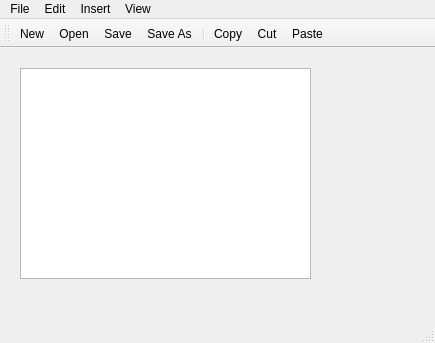
<?xml version="1.0" encoding="UTF-8"?>
<ui version="4.0">
 <class>MainWindow</class>
 <widget class="QMainWindow" name="MainWindow">
  <property name="geometry">
   <rect>
    <x>0</x>
    <y>0</y>
    <width>435</width>
    <height>343</height>
   </rect>
  </property>
  <property name="windowTitle">
   <string>MainWindow</string>
  </property>
  <widget class="QWidget" name="centralwidget">
   <widget class="QPlainTextEdit" name="plainTextEdit">
    <property name="geometry">
     <rect>
      <x>20</x>
      <y>20</y>
      <width>291</width>
      <height>211</height>
     </rect>
    </property>
   </widget>
  </widget>
  <widget class="QMenuBar" name="menubar">
   <property name="geometry">
    <rect>
     <x>0</x>
     <y>0</y>
     <width>435</width>
     <height>22</height>
    </rect>
   </property>
   <widget class="QMenu" name="menuFile">
    <property name="title">
     <string>File</string>
    </property>
    <addaction name="actionNew"/>
    <addaction name="actionOpen"/>
    <addaction name="actionSave"/>
    <addaction name="actionSave_As"/>
    <addaction name="separator"/>
    <addaction name="actionExit"/>
   </widget>
   <widget class="QMenu" name="menuEdit">
    <property name="title">
     <string>Edit</string>
    </property>
    <addaction name="actionCopy"/>
    <addaction name="actionCut"/>
    <addaction name="actionPaste"/>
    <addaction name="separator"/>
    <addaction name="actionSelect_All"/>
    <addaction name="actionSelect_None"/>
   </widget>
   <widget class="QMenu" name="menuInsert">
    <property name="title">
     <string>Insert</string>
    </property>
    <addaction name="actionAnimals"/>
    <addaction name="actionShapes"/>
    <addaction name="actionFood"/>
   </widget>
   <widget class="QMenu" name="menuView">
    <property name="title">
     <string>View</string>
    </property>
    <addaction name="actionToolbar_Top"/>
    <addaction name="actionToolbar_Bottom"/>
    <addaction name="actionToolbar_Left"/>
    <addaction name="actionToolbar_Right"/>
    <addaction name="actionToolbar_floatable"/>
    <addaction name="actionToolbar_moveble"/>
   </widget>
   <addaction name="menuFile"/>
   <addaction name="menuEdit"/>
   <addaction name="menuInsert"/>
   <addaction name="menuView"/>
  </widget>
  <widget class="QStatusBar" name="statusbar"/>
  <widget class="QToolBar" name="toolBar">
   <property name="windowTitle">
    <string>toolBar</string>
   </property>
   <attribute name="toolBarArea">
    <enum>TopToolBarArea</enum>
   </attribute>
   <attribute name="toolBarBreak">
    <bool>false</bool>
   </attribute>
   <addaction name="actionNew"/>
   <addaction name="actionOpen"/>
   <addaction name="actionSave"/>
   <addaction name="actionSave_As"/>
   <addaction name="separator"/>
   <addaction name="actionCopy"/>
   <addaction name="actionCut"/>
   <addaction name="actionPaste"/>
  </widget>
  <action name="actionNew">
   <property name="icon">
    <iconset resource="resources.qrc">
     <normaloff>:/files/images/new.png</normaloff>:/files/images/new.png</iconset>
   </property>
   <property name="text">
    <string>New</string>
   </property>
  </action>
  <action name="actionOpen">
   <property name="icon">
    <iconset resource="resources.qrc">
     <normaloff>:/files/images/open.png</normaloff>:/files/images/open.png</iconset>
   </property>
   <property name="text">
    <string>Open</string>
   </property>
  </action>
  <action name="actionSave">
   <property name="icon">
    <iconset resource="resources.qrc">
     <normaloff>:/files/images/save.png</normaloff>:/files/images/save.png</iconset>
   </property>
   <property name="text">
    <string>Save</string>
   </property>
  </action>
  <action name="actionSave_As">
   <property name="icon">
    <iconset resource="resources.qrc">
     <normaloff>:/files/images/saveas.png</normaloff>:/files/images/saveas.png</iconset>
   </property>
   <property name="text">
    <string>Save As</string>
   </property>
  </action>
  <action name="actionExit">
   <property name="text">
    <string>Exit</string>
   </property>
  </action>
  <action name="actionCopy">
   <property name="icon">
    <iconset resource="resources.qrc">
     <normaloff>:/files/images/copy.png</normaloff>:/files/images/copy.png</iconset>
   </property>
   <property name="text">
    <string>Copy</string>
   </property>
  </action>
  <action name="actionCut">
   <property name="icon">
    <iconset resource="resources.qrc">
     <normaloff>:/files/images/cut.png</normaloff>:/files/images/cut.png</iconset>
   </property>
   <property name="text">
    <string>Cut</string>
   </property>
  </action>
  <action name="actionPaste">
   <property name="icon">
    <iconset resource="resources.qrc">
     <normaloff>:/files/images/paste.png</normaloff>:/files/images/paste.png</iconset>
   </property>
   <property name="text">
    <string>Paste</string>
   </property>
  </action>
  <action name="actionSelect_All">
   <property name="icon">
    <iconset resource="resources.qrc">
     <normaloff>:/files/images/selectall.png</normaloff>:/files/images/selectall.png</iconset>
   </property>
   <property name="text">
    <string>Select All</string>
   </property>
  </action>
  <action name="actionSelect_None">
   <property name="icon">
    <iconset resource="resources.qrc">
     <normaloff>:/files/images/selectnone.png</normaloff>:/files/images/selectnone.png</iconset>
   </property>
   <property name="text">
    <string>Select None</string>
   </property>
  </action>
  <action name="actionAnimals">
   <property name="text">
    <string>Animals</string>
   </property>
  </action>
  <action name="actionShapes">
   <property name="text">
    <string>Shapes</string>
   </property>
  </action>
  <action name="actionFood">
   <property name="text">
    <string>Food</string>
   </property>
  </action>
  <action name="actionToolbar_Top">
   <property name="text">
    <string>Toolbar Top</string>
   </property>
  </action>
  <action name="actionToolbar_Bottom">
   <property name="text">
    <string>Toolbar Bottom</string>
   </property>
  </action>
  <action name="actionToolbar_Left">
   <property name="text">
    <string>Toolbar Left</string>
   </property>
  </action>
  <action name="actionToolbar_Right">
   <property name="text">
    <string>Toolbar Right</string>
   </property>
  </action>
  <action name="actionToolbar_floatable">
   <property name="checkable">
    <bool>true</bool>
   </property>
   <property name="text">
    <string>Toolbar floatable</string>
   </property>
  </action>
  <action name="actionToolbar_moveble">
   <property name="checkable">
    <bool>true</bool>
   </property>
   <property name="text">
    <string>Toolbar moveble</string>
   </property>
  </action>
 </widget>
 <resources>
  <include location="resources.qrc"/>
 </resources>
 <connections/>
</ui>
